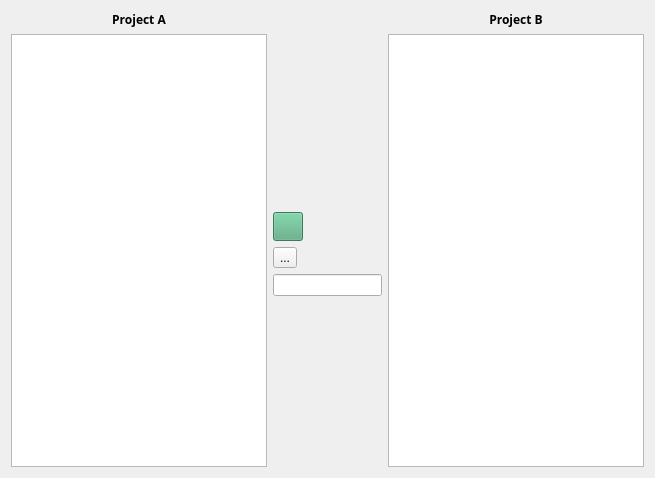
<?xml version="1.0" encoding="UTF-8"?>
<ui version="4.0">
 <class>ProjectDialog</class>
 <widget class="QDialog" name="ProjectDialog">
  <property name="geometry">
   <rect>
    <x>0</x>
    <y>0</y>
    <width>655</width>
    <height>478</height>
   </rect>
  </property>
  <property name="windowTitle">
   <string>Choose Project</string>
  </property>
  <layout class="QGridLayout">
   <item row="0" column="0">
    <widget class="QLabel" name="labelA">
     <property name="text">
      <string>&lt;html&gt;&lt;head&gt;&lt;meta name=&quot;qrichtext&quot; content=&quot;1&quot; /&gt;&lt;/head&gt;&lt;body style=&quot; white-space: pre-wrap; font-family:Sans Serif; font-weight:400; font-style:normal; text-decoration:none;&quot;&gt;&lt;p style=&quot; margin-top:0px; margin-bottom:0px; margin-left:0px; margin-right:0px; -qt-block-indent:0; text-indent:0px;&quot;&gt;&lt;span style=&quot; font-weight:600;&quot;&gt;Project A&lt;/span&gt;&lt;/p&gt;&lt;/body&gt;&lt;/html&gt;</string>
     </property>
     <property name="alignment">
      <set>Qt::AlignHCenter</set>
     </property>
    </widget>
   </item>
   <item row="5" column="1">
    <spacer>
     <property name="orientation">
      <enum>Qt::Vertical</enum>
     </property>
     <property name="sizeHint" stdset="0">
      <size>
       <width>20</width>
       <height>21</height>
      </size>
     </property>
    </spacer>
   </item>
   <item row="1" column="0" rowspan="5">
    <widget class="ProjectListWidget" name="projectA"/>
   </item>
   <item row="1" column="1">
    <spacer>
     <property name="orientation">
      <enum>Qt::Vertical</enum>
     </property>
     <property name="sizeHint" stdset="0">
      <size>
       <width>20</width>
       <height>40</height>
      </size>
     </property>
    </spacer>
   </item>
   <item row="1" column="2" rowspan="5">
    <widget class="ProjectListWidget" name="projectB"/>
   </item>
   <item row="2" column="1">
    <widget class="QToolButton" name="leftButton">
     <property name="styleSheet">
      <string notr="true">background-color: rgb(85, 170, 127);
color: rgb(0, 255, 255);</string>
     </property>
     <property name="text">
      <string/>
     </property>
     <property name="iconSize">
      <size>
       <width>22</width>
       <height>22</height>
      </size>
     </property>
    </widget>
   </item>
   <item row="3" column="1">
    <widget class="QToolButton" name="rightButton">
     <property name="text">
      <string>...</string>
     </property>
     <property name="icon">
      <iconset resource="projectchooser.qrc">
       <normaloff>:/images/rightarrow.png</normaloff>:/images/rightarrow.png</iconset>
     </property>
     <property name="iconSize">
      <size>
       <width>22</width>
       <height>22</height>
      </size>
     </property>
    </widget>
   </item>
   <item row="0" column="2">
    <widget class="QLabel" name="labelB">
     <property name="text">
      <string>&lt;html&gt;&lt;head&gt;&lt;meta name=&quot;qrichtext&quot; content=&quot;1&quot; /&gt;&lt;/head&gt;&lt;body style=&quot; white-space: pre-wrap; font-family:Sans Serif; font-weight:400; font-style:normal; text-decoration:none;&quot;&gt;&lt;p style=&quot; margin-top:0px; margin-bottom:0px; margin-left:0px; margin-right:0px; -qt-block-indent:0; text-indent:0px;&quot;&gt;&lt;span style=&quot; font-weight:600;&quot;&gt;Project B&lt;/span&gt;&lt;/p&gt;&lt;/body&gt;&lt;/html&gt;</string>
     </property>
     <property name="alignment">
      <set>Qt::AlignCenter</set>
     </property>
    </widget>
   </item>
   <item row="4" column="1">
    <widget class="QLineEdit" name="lineEdit">
     <property name="styleSheet">
      <string notr="true">QLineEdit:selected{
	background-color: rgb(255, 85, 0);
}</string>
     </property>
    </widget>
   </item>
  </layout>
 </widget>
 <customwidgets>
  <customwidget>
   <class>ProjectListWidget</class>
   <extends>QListWidget</extends>
   <header>projectlistwidget.h</header>
  </customwidget>
 </customwidgets>
 <resources>
  <include location="projectchooser.qrc"/>
 </resources>
 <connections/>
</ui>
